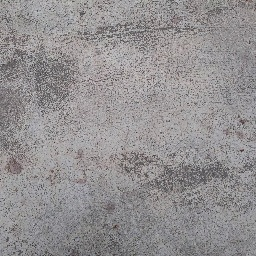
#> input picture Project_2/dataset/0.jpg, 256 x 256 px
$ python -i _utils.py   (imports and definitions only)
#> lines starting #> are read from the running program, lines starting #| are printed output that depends on the picture; after the words box and inside, x2 and y2 are one past the last pixel; in counts of white or black regions, pixels touching at a corner belong together
#> further down, picture is the input picture: shape (256, 256, 3); mean B, G, R 145.5, 144.4, 147.3
"""Các hàm dùng chung cho tiền xử lý ảnh trong Project 2."""

from __future__ import annotations

import cv2
import numpy as np


def validate_image(image: np.ndarray) -> None:
    """Kiểm tra ảnh đầu vào trước khi xử lý."""
    if image is None or not isinstance(image, np.ndarray) or image.size == 0:
        raise ValueError("Ảnh đầu vào không hợp lệ hoặc đang rỗng.")
    if image.ndim not in (2, 3):
        raise ValueError("Ảnh phải có 2 hoặc 3 chiều.")


def to_gray(image: np.ndarray) -> np.ndarray:
    """Chuyển ảnh 1/3/4 kênh sang ảnh xám."""
    validate_image(image)
    if image.ndim == 2:
        return image
    if image.shape[2] == 1:
        return image[:, :, 0]
    if image.shape[2] == 3:
        return cv2.cvtColor(image, cv2.COLOR_BGR2GRAY)
    if image.shape[2] == 4:
        return cv2.cvtColor(image, cv2.COLOR_BGRA2GRAY)
    raise ValueError("Ảnh màu phải có 1, 3 hoặc 4 kênh.")


def to_bgr(image: np.ndarray) -> np.ndarray:
    """Đảm bảo ảnh kết quả có 3 kênh màu BGR để vẽ chú thích."""
    validate_image(image)
    if image.ndim == 2:
        return cv2.cvtColor(image, cv2.COLOR_GRAY2BGR)
    if image.shape[2] == 4:
        return cv2.cvtColor(image, cv2.COLOR_BGRA2BGR)
    if image.shape[2] == 1:
        return cv2.cvtColor(image[:, :, 0], cv2.COLOR_GRAY2BGR)
    if image.shape[2] == 3:
        return image.copy()
    raise ValueError("Không hỗ trợ số kênh màu của ảnh.")


def odd_kernel_size(value: int, maximum: int = 99) -> int:
    """Đưa kích thước kernel về số lẻ hợp lệ của OpenCV."""
    size = max(1, min(int(value), maximum))
    if size % 2 == 0:
        size += 1 if size < maximum else -1
    return max(1, size)


def prepare_binary_mask(
    image: np.ndarray,
    threshold: int = 100,
    blur_k: int = 5,
    morph_k: int = 3,
    threshold_method: str = "manual",
    polarity: str = "dark",
    morph_operation: str = "close",
) -> tuple[np.ndarray, int]:
    """Tạo mặt nạ nhị phân từ ảnh.

    Args:
        threshold: ngưỡng 0..255 khi dùng phương pháp manual.
        blur_k: kích thước kernel Gaussian (tự chuẩn hóa thành số lẻ).
        morph_k: kích thước kernel morphology; 1 tương đương không lọc.
        threshold_method: ``manual`` hoặc ``otsu``.
        polarity: ``dark`` nếu lỗi tối hơn nền, ``bright`` nếu lỗi sáng hơn nền.
        morph_operation: ``close``, ``open``, ``close_open`` hoặc ``none``.

    Returns:
        (mask, used_threshold). Mặt nạ có giá trị 0 hoặc 255.
    """
    gray = to_gray(image)

    blur_size = odd_kernel_size(blur_k)
    if blur_size > 1:
        gray_for_threshold = cv2.GaussianBlur(gray, (blur_size, blur_size), 0)
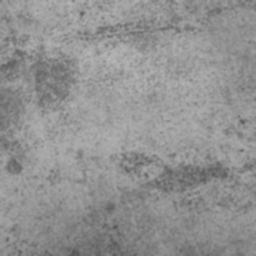
#> gray_for_threshold: shape (256, 256); min 84, max 183, mean 145.4
    else:
        gray_for_threshold = gray

    threshold_type = cv2.THRESH_BINARY_INV if polarity == "dark" else cv2.THRESH_BINARY
    method = str(threshold_method).lower()
    if method == "otsu":
        used_threshold, mask = cv2.threshold(
            gray_for_threshold, 0, 255, threshold_type | cv2.THRESH_OTSU
        )
    else:
        used_threshold = max(0, min(255, int(threshold)))
        _, mask = cv2.threshold(
            gray_for_threshold, used_threshold, 255, threshold_type
        )
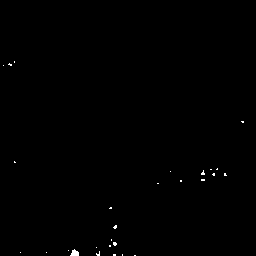
#> mask: shape (256, 256); 0.25% white; 28 white regions (27 under 20 px), largest, box (x1, y1, x2, y2) and area: (70, 249, 79, 256) 43

    kernel_size = odd_kernel_size(morph_k)
    operation = str(morph_operation).lower()
    if kernel_size > 1 and operation != "none":
        kernel = cv2.getStructuringElement(
            cv2.MORPH_RECT, (kernel_size, kernel_size)
        )
        if operation == "close":
            mask = cv2.morphologyEx(mask, cv2.MORPH_CLOSE, kernel)
        elif operation == "open":
            mask = cv2.morphologyEx(mask, cv2.MORPH_OPEN, kernel)
        elif operation == "close_open":
            mask = cv2.morphologyEx(mask, cv2.MORPH_CLOSE, kernel)
            mask = cv2.morphologyEx(mask, cv2.MORPH_OPEN, kernel)
        else:
            raise ValueError(
                "morph_operation phải là close, open, close_open hoặc none."
            )

    return mask, int(round(float(used_threshold)))

>>> import cv2
>>> picture = cv2.imread('../dataset/0.jpg')
>>> result = prepare_binary_mask(picture)

$ run again, on Project_2/dataset/crazing_257.jpg
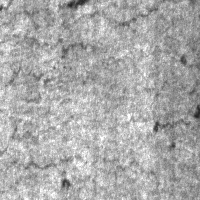
#> input picture Project_2/dataset/crazing_257.jpg, 200 x 200 px
#> picture is the input picture: shape (200, 200, 3); min 35, max 255, mean 170.2
#> in prepare_binary_mask, `gray_for_threshold = cv2.GaussianBlur(gray, (blur_size, blur_size), 0)`:
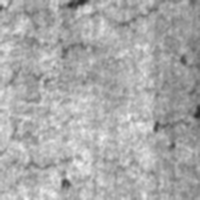
#> gray_for_threshold: shape (200, 200); min 45, max 245, mean 170.2
#> in prepare_binary_mask, `_, mask = cv2.threshold( gray_for_threshold, used_threshold, 255, thre..`:
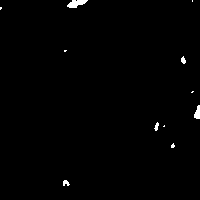
#> mask: shape (200, 200); 0.7% white; 11 white regions (6 under 20 px), largest, box (x1, y1, x2, y2) and area: (67, 0, 88, 8) 106, (194, 105, 200, 119) 60, (63, 180, 70, 186) 29, (181, 56, 186, 64) 27, (154, 122, 159, 131) 26
